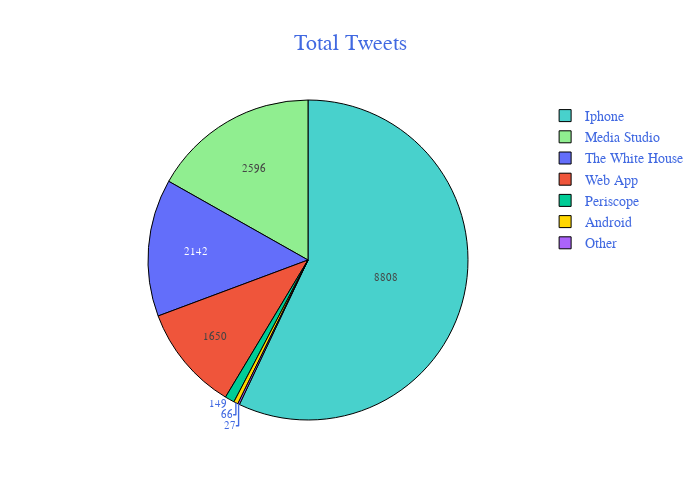

Notebook code for this chart:
### Code cell
# Pie Chart - Device Distribution

cat_plat = go.Figure(go.Pie(labels=tweets_source['sourceLabel'], values=tweets_source['Tweets']))

cat_plat.update_traces(hoverinfo='label+percent+value',
                              hovertemplate='<extra></extra>'+
                              '%{label}<br>'+
                              '<br>Tweets: %{value:.0f}'+
                              '<br>%Total: %{percent}',
                              textinfo='text+value', textfont_size=11,
                              marker=dict(colors=['gold', 'mediumturquoise',  'lightgreen'], 
                                          line=dict(color='#000000', width=1))
                             )

cat_plat.update_layout(title="Total Tweets by Platform", 
                       width = 700, height = 500,
                       title_font_size = 22,
                       title_x = 0.5,
                       title_xanchor = 'center',                       
                       font=dict(family="Comic, monospace",
                                 size=14,
                                 color="RoyalBlue")
                      )

cat_plat.show()

### Figure 1 — Plotly figure (JSON) as saved in the notebook; plotly's stock layout.template omitted (floating-point values rounded to 4 significant figures)
{"data": [{"hoverinfo": "label+percent+value", "hovertemplate": "<extra></extra>%{label}<br><br>Tweets: %{value:.0f}<br>%Total: %{percent}", "labels": ["Android", "Iphone", "Media Studio", "Other", "Periscope", "The White House", "Web App"], "marker": {"colors": ["gold", "mediumturquoise", "lightgreen"], "line": {"color": "#000000", "width": 1}}, "textfont": {"size": 11}, "textinfo": "text+value", "type": "pie", "values": [66, 8808, 2596, 27, 149, 2142, 1650]}], "layout": {"font": {"color": "RoyalBlue", "family": "Comic, monospace", "size": 14}, "height": 500, "title": {"font": {"size": 22}, "text": "Total Tweets", "x": 0.5, "xanchor": "center"}, "width": 700}}
